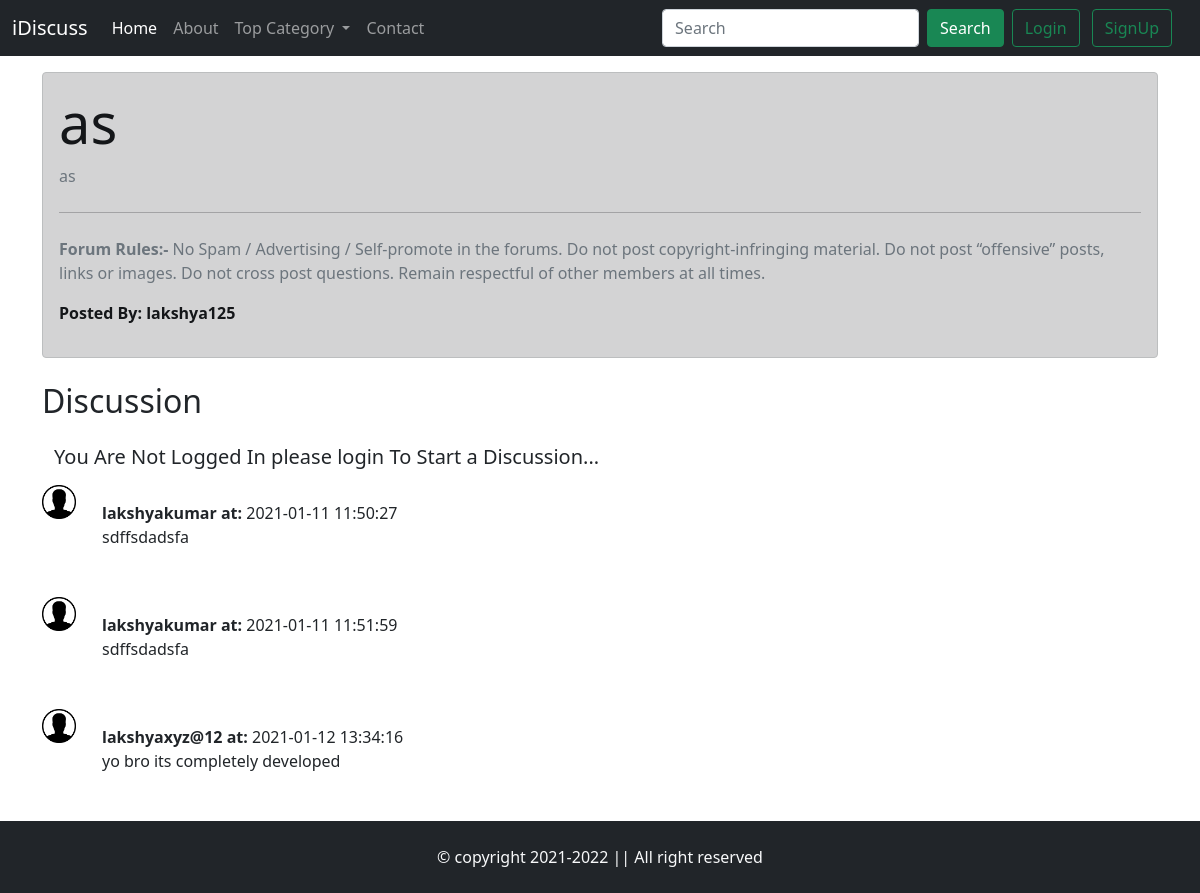
Page /thred.php?thredid=1 on the committed database.
### tables this page shows
CREATE TABLE `threds` (
  `thred_id` int(11) NOT NULL,
  `thred_title` varchar(555) NOT NULL,
  `thred_desc` text NOT NULL,
  `thred_cat_id` int(11) NOT NULL,
  `thred_user_id` int(11) NOT NULL,
  `timestamp` int(11) NOT NULL
);

CREATE TABLE `users` (
  `user_id` int(11) NOT NULL,
  `user_name` varchar(30) NOT NULL,
  `user_password` varchar(255) NOT NULL,
  `timestamp` datetime NOT NULL DEFAULT current_timestamp()
);

CREATE TABLE `comments` (
  `comment_id` int(11) NOT NULL,
  `comment_content` text NOT NULL,
  `thred_id` int(11) NOT NULL,
  `comment_by` int(11) NOT NULL,
  `timestamp` datetime NOT NULL DEFAULT current_timestamp()
);

### thred.php (the view, shortened to what this page needs)
<!doctype html>
<html lang="en">
<head>
    <link href="https://cdn.jsdelivr.net/npm/bootstrap@5.0.0-beta1/dist/css/bootstrap.min.css" rel="stylesheet"
>
</head>
<body>
    <?php
      include 'parcials/_header.php';
      include 'parcials/_dbconnect.php';
    ?>
    <?php
        $id = $_GET['thredid'];
        $sql = "SELECT * FROM `threds` WHERE thred_id=$id";
        $result = mysqli_query($conn, $sql);
        while($row = mysqli_fetch_assoc($result)){
            $title = $row['thred_title'];
            $desc = $row['thred_desc'];
            $thred_user_id = $row['thred_user_id'];
            $sql2 = "SELECT user_name FROM `users` WHERE user_id='$thred_user_id'";
            $result2 = mysqli_query($conn, $sql2);
            $row2 = mysqli_fetch_assoc($result2);
            $posted_by = $row2['user_name'];
        }
    ?>
    <div class="container my-3">
        <div class="alert alert-dark">
            <h1 class="display-4"><?php echo $title;?></h1>
            <p class="text-secondary"><?php echo $desc;?></p>
            <hr class="my-4">
            <p class="text-secondary"> <b>Forum Rules:- </b>No Spam / Advertising / Self-promote in the forums. Do not
                post copyright-infringing material. Do not post “offensive” posts, links or images. Do not cross post
                questions. Remain respectful of other members at all times.</p>
            <p class="test-dark"><b>Posted By: <?php echo $posted_by;?></b></p>
        </div>
    </div>
    <div class="container" id="ques">
        <h2 class="py-2">Discussion</h2>
        <?php
        if (isset($_SESSION['loggdin']) && isset($_SESSION['loggdin']) == true) {
            echo '<div class="container">
                <h3 class="py-2">Post a Comment</h3>
                <form action="'.$_SERVER['REQUEST_URI'].'" method="post">
                    <div class="form-group">
                        <div class="mb-3">
                            <label for="comment" class="form-label">Type Your Comment</label>
                          <textarea class="form-control" id="comment" name="comment" rows="3"></textarea>
                          <input type="hidden" name="sno" value="'.$_SESSION['id'].'">
                     </div>
                    </div>
                    <div class="form-group">
                        <div class="mb-3">
                            <button type="submit" class="btn btn-success">Submit</button>
                        </div>
                    </div>
                </form>
            </div>';
        }
        else{
            echo '
            <div class="container">
                <h4 class="py-2 lead">You Are Not Logged In please login To Start a Discussion...</h4>
            </div>
            ';
        }
        ?>
        <?php
            $id = $_GET['thredid'];
            $sql = "SELECT * FROM `comments` WHERE thred_id=$id";
            $result = mysqli_query($conn, $sql);
            while($row = mysqli_fetch_assoc($result)){
                $title = $row['comment_content'];
                $time = $row['timestamp'];
                $thred_id = $row['comment_by'];
                $sql2 = "SELECT user_name FROM `users` WHERE user_id='$thred_id'";
                $result2 = mysqli_query($conn, $sql2);
                $row2 = mysqli_fetch_assoc($result2);
                echo '
                <div class="card border-0 mb-3">
                    <div class="row g-0">
                        <div class="col-md-4" style="width: fit-content!important;">
                            <img src="img/user.png" width="34px" alt="user">
                        </div>
                        <div class="col-md-8" style="padding: 0 10px!important; width: auto;">
                            <div class="card-body">
                            <b> '.$row2['user_name'].' at: </b> '. $time .'
                            <p> '.$title.' </p>
                            </div>
                        </div>
                    </div>
                </div>';
            }
        ?>
    </div>
    <?php include 'parcials/_footer.php'?>
</body>
</html>

### parcials/_header.php (shortened to what this page needs)
<?php
echo '
    <nav class="navbar navbar-expand-lg navbar-dark bg-dark">
        <div class="container-fluid">
            <a class="navbar-brand" href="/forum">iDiscuss</a>
            <button class="navbar-toggler" type="button" data-bs-toggle="collapse"
                data-bs-target="#navbarSupportedContent" aria-controls="navbarSupportedContent" aria-expanded="false"
                aria-label="Toggle navigation">
                <span class="navbar-toggler-icon"></span>
            </button>
            <div class="collapse navbar-collapse" id="navbarSupportedContent">
                <ul class="navbar-nav me-auto mb-2 mb-lg-0">
                    <li class="nav-item">
                        <a class="nav-link active" aria-current="page" href="/forum">Home</a>
                    </li>
                    <li class="nav-item">
                        <a class="nav-link" href="about.php">About</a>
                    </li>
                    <li class="nav-item dropdown">
                        <a class="nav-link dropdown-toggle" href="#" id="navbarDropdown" role="button"
                            data-bs-toggle="dropdown" aria-expanded="false">
                            Top Category
                        </a>
                        <ul class="dropdown-menu" aria-labelledby="navbarDropdown">';
                            echo '
                            <li>
                                <hr class="dropdown-divider">
                            </li>
                            <li><a class="dropdown-item" href="/forum/index.php">Something else here</a></li>
                        </ul>
                    </li>
                    <li class="nav-item">
                        <a class="nav-link" href="contact.php" tabindex="-1">Contact</a>
                    </li>
                </ul>
                ';
                if(isset($_SESSION['loggdin']) && isset($_SESSION['loggdin']) == true){
                    echo '
                    <form class="d-flex" action="search.php" methd="get">
                        <input class="form-control me-2" name="search" type="search" placeholder="Search" aria-label="Search">
                        <button class="btn btn-success" type="submit">Search</button>
                    </form>
                    <p class="text-light m-auto mx-4">Welcome: '. $_SESSION['username'].'</p>
                    <a href="/forum/parcials/_logout.php" role="button" class="btn btn-outline-success mx-2">LogOut</a>
                ';
                }
                else{
                    echo '
                    <form class="d-flex" action="search.php" methd="get">
                        <input class="form-control me-2" name="search" type="search" placeholder="Search" aria-label="Search">
                        <button class="btn btn-success" type="submit">Search</button>
                    </form>';
                    echo '
                        <div class="mx-2">
                            <button class="btn btn-outline-success ml-2" data-bs-toggle="modal" data-bs-target="#loginmodal">Login</button>
                            <button class="btn btn-outline-success mx-2" data-bs-toggle="modal" data-bs-target="#signupmodal">SignUp</button>
                        </div>';
                }
echo '</div>
    </div>
    </nav>
';
?>

### parcials/_footer.php
<div class="container-fluid bg-dark flex text-center text-light p-4">
    <p class="mb-0">
        &copy; copyright 2021-2022 || All right reserved
    </p>
</div>

### thred.php (style rules this page uses)
#ques { min-height: 40vh; }

### rows in the picture
threds: thred_title "as", thred_desc "as"
users: user_name "lakshya125"
comments: users.user_name "lakshyakumar", timestamp "2021-01-11 11:50:27", comment_content "sdffsdadsfa"
comments: users.user_name "lakshyakumar", timestamp "2021-01-11 11:51:59", comment_content "sdffsdadsfa"
comments: users.user_name "lakshyaxyz@12", timestamp "2021-01-12 13:34:16", comment_content "yo bro its completely developed"
